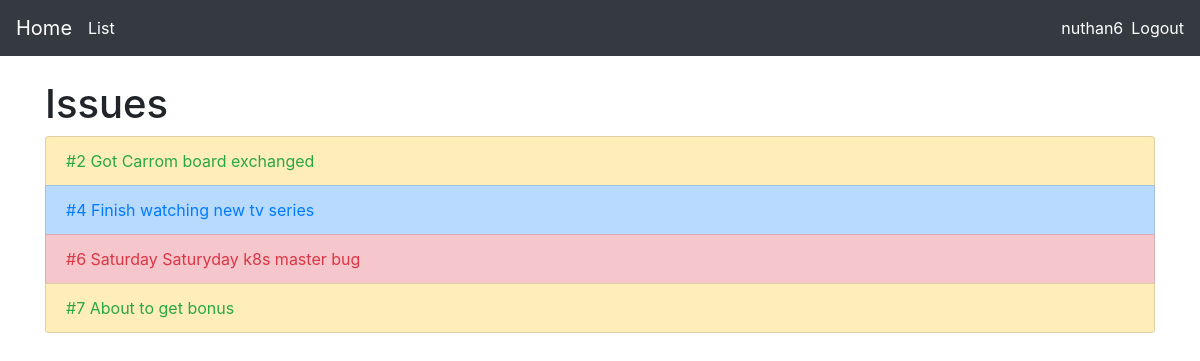
The app's page /issues/ (signed in) with its own data.
### issues/models.py (models this page shows, shortened)
class Issue(models.Model):
    user = models.ForeignKey(User, related_name='issues',on_delete=models.CASCADE)
    title = models.CharField(blank=False, max_length=250)
    issue_no = models.AutoField(primary_key=True)
    created_at = models.DateTimeField(auto_now=True)
    details = models.TextField(blank=False)
    class TypeOfIssue(models.TextChoices):
        STORY = 'ST', _('Story')
        BUG = 'BU', _('Bug')
        TASK = 'TA', _('Task')
    class Status(models.TextChoices):
        OPEN = 'OP', _('Open')
        IN_PROGRESS = 'IN', _('In Progress')
        CLOSED = 'CL', _('Closed')
    type = models.CharField(
        max_length=2,
        choices=TypeOfIssue.choices,
        default=TypeOfIssue.BUG,
    )
    status = models.CharField(
        max_length=2,
        choices=Status.choices,
        default=Status.OPEN,
    )

### issues/views.py (the view)
# urls.py: path('', views.IssueList.as_view(), name='list'),
class IssueList(generic.list.ListView):
    model = models.Issue
    def get_context_data(self, **kwargs):
        context = super().get_context_data(**kwargs)
        for issue in context['issue_list']:
            if issue.type == "ST":
                issue.className = "list-group-item-warning"
                issue.textColor = "text-success"
            elif issue.type == "BU":
                issue.className = "list-group-item-danger"
                issue.textColor = "text-danger"
            else:
                issue.className = "list-group-item-primary"
                issue.textColor = "text-primary"
        return context

### issues/templates/issues/issue_list.html
{% extends 'base.html' %}
{% block content %}
<h1>Issues</h1>
<ul class="list-group">
  {% for issue in issue_list %}
  <li class="list-group-item {{issue.className}}">
    <a href="{% url 'issues:detail' pk=issue.pk %}" class="{{issue.textColor}}">
      #{{issue.issue_no}}
      {{issue.title}}
    </a>
  </li>
  {% empty %}
  <li>No issues yet.</li>
  {% endfor %}
</ul>
{% endblock %}

### templates/base.html (shortened to what this page needs)
<!DOCTYPE html>
<html lang="en">
  <head>
    <link
      rel="stylesheet"
      href="https://stackpath.bootstrapcdn.com/bootstrap/4.1.3/css/bootstrap.min.css"
    />
  </head>
  <body>
    <nav class="navbar navbar-dark bg-dark mb-4">
      <a class="navbar-brand" href="{% url 'home' %}">
        Home
      </a>
      <a class="mr-auto text-white" href="{% url 'issues:list' %}">List</a>
      {% if not user.is_authenticated %}
        <a class="text-white" href="{% url 'account_login' %}">Login</a>
      {% else %}
        <a class="text-white mr-2" href="#">{{user.username}}</a>
        <a class="text-white" href="{% url 'account_logout' %}">Logout</a>
      {% endif %}
    </nav>
    <div class="container">
      {% block content %} {% endblock %}
    </div>
  </body>
</html>

### records on screen
Issue: issue_no "2", title "Got Carrom board exchanged"
Issue: issue_no "4", title "Finish watching new tv series"
Issue: issue_no "6", title "Saturday Saturyday k8s master bug"
Issue: issue_no "7", title "About to get bonus"

### other values on screen
{{ user.username }} "nuthan6"
